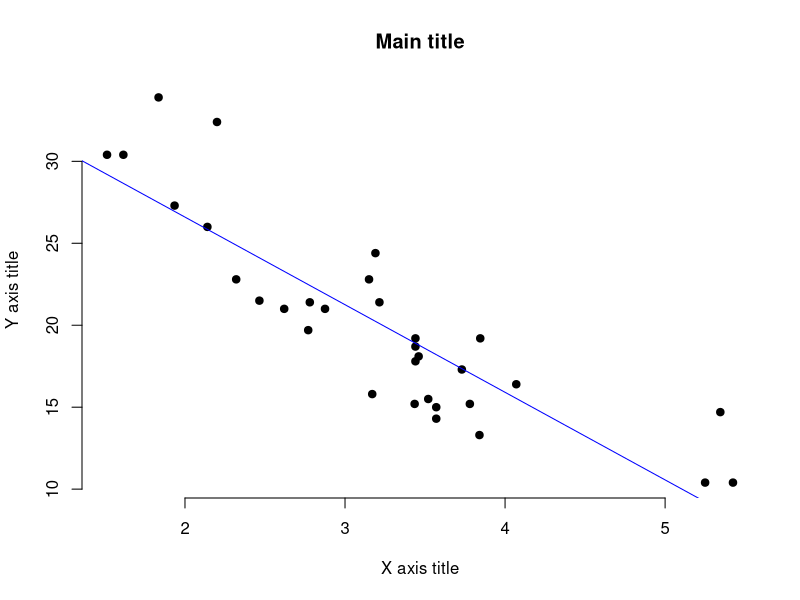
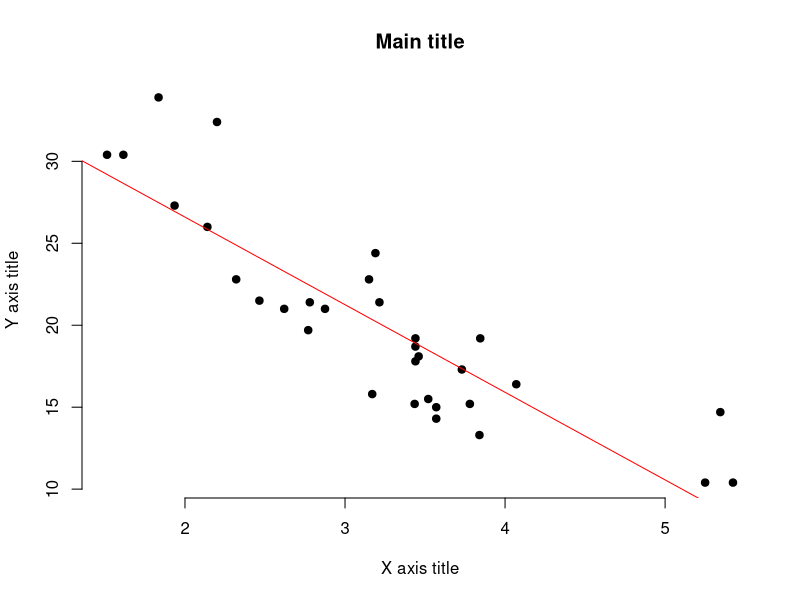
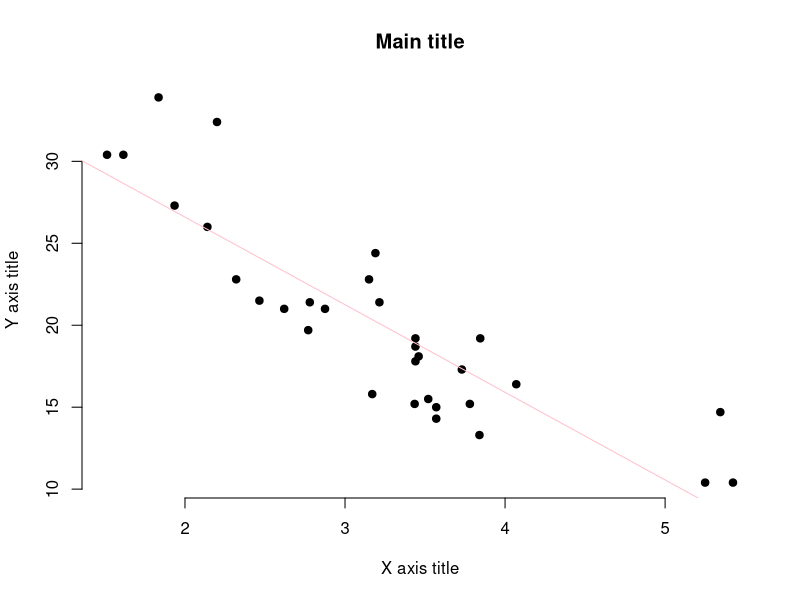
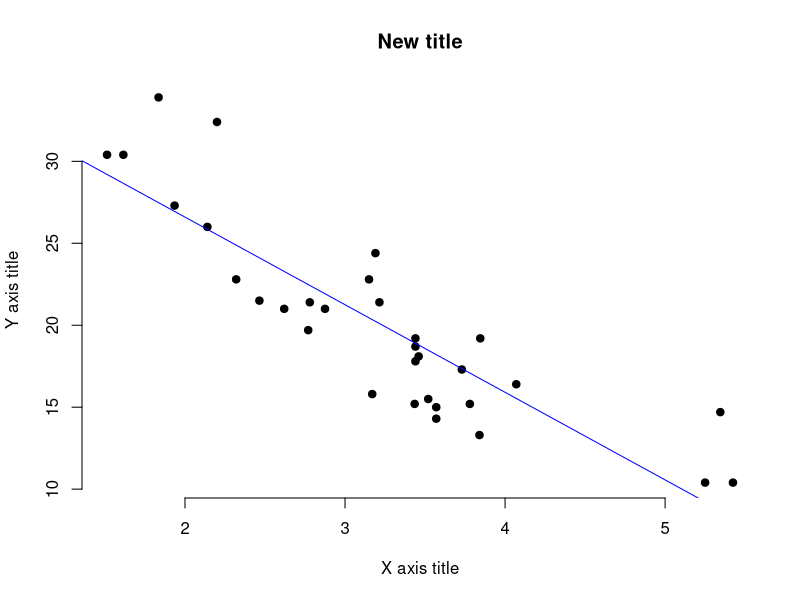
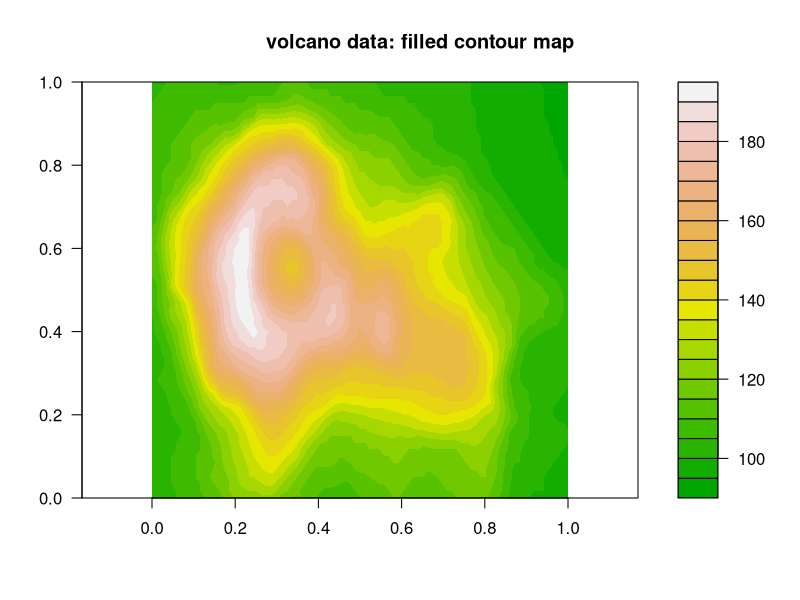
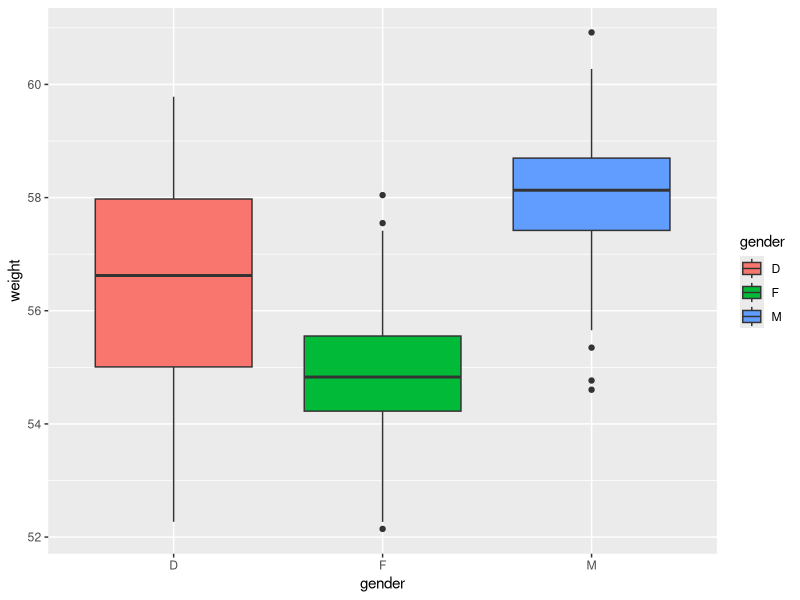
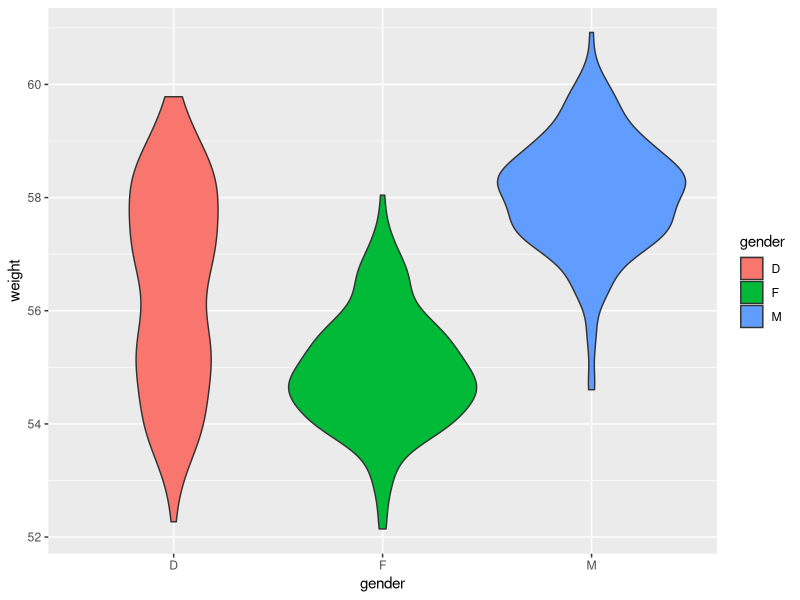
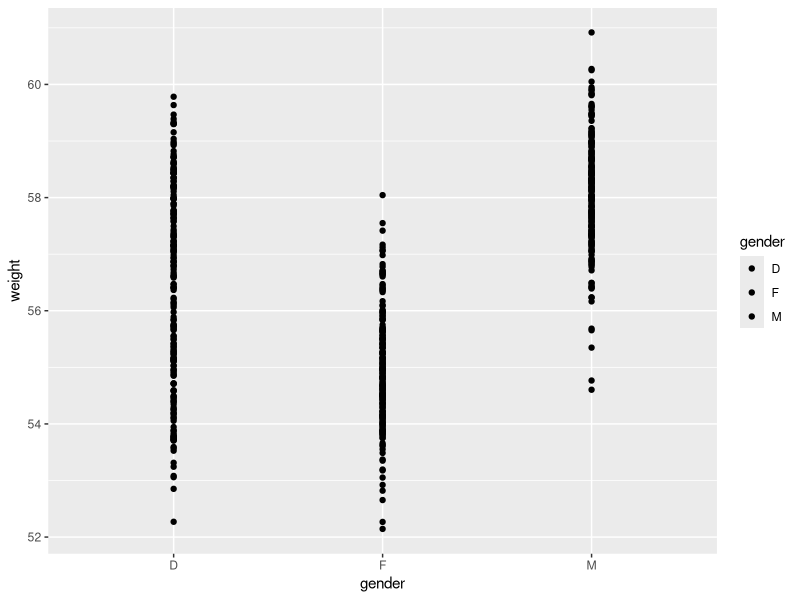

Write R code to recreate these figures, in order.
## ---- chunk 1
#| label: requirements
#| include: false
# load and install necessary R packages
# This is not shown in the html script.

# install necessary R packages
if(!require(dplyr)) install.packages("tidyverse")
# if(!require(cowplot)) install.packages("cowplot")

# load necessary R packages
library(tidyverse)
## ---- chunk 2
data("mtcars")
## ---- chunk 3
help(mtcars)
## ---- chunk 4
head(mtcars)
## ---- chunk 5
x <- mtcars$wt
y <- mtcars$mpg
# Plot with main and axis titles
# Change point shape (pch = 19) and remove frame.
plot(x, y, main = "Main title",
     xlab = "X axis title", ylab = "Y axis title",
     pch = 19, frame = FALSE)
# Add regression line
abline(lm(y ~ x, data = mtcars), col = "blue")
## ---- chunk 6
x <- mtcars$wt
y <- mtcars$mpg
# Plot with main and axis titles
# Change point shape (pch = 19) and remove frame.
plot(x, y, main = "Main title",
     xlab = "X axis title", ylab = "Y axis title",
     pch = 19, frame = FALSE)
# Add regression line
abline(lm(y ~ x, data = mtcars), col = "red")
## ---- chunk 7
x <- mtcars$wt
y <- mtcars$mpg
# Plot with main and axis titles
# Change point shape (pch = 19) and remove frame.
plot(x, y, main = "Main title",
     xlab = "X axis title", ylab = "Y axis title",
     pch = 19, frame = FALSE)
# Add regression line
abline(lm(y ~ x, data = mtcars), col = "pink")
## ---- chunk 8
x <- mtcars$wt
y <- mtcars$mpg
# Plot with main and axis titles
# Change point shape (pch = 19) and remove frame.
plot(x, y, main = "New title",
     xlab = "X axis title", ylab = "Y axis title",
     pch = 19, frame = FALSE)
# Add regression line
abline(lm(y ~ x, data = mtcars), col = "blue")
## ---- chunk 9
data("volcano")
library(grDevices)
library(graphics)
filled.contour(volcano, color.palette = terrain.colors, asp = 1)
title(main = "volcano data: filled contour map")
## ---- chunk 10
library(ggplot2)
## ---- chunk 11
set.seed(1234)
wdata = data.frame(
        gender = factor(rep(c("F", "M", "D"), each=200)),
        weight = c(rnorm(200, 55), rnorm(200, 58), c(rnorm(100, 55), rnorm(100, 58))))
head(wdata)
## ---- chunk 12
# Basic box plot from data frame
ggplot(data = wdata, aes(x = gender, y = weight, fill = gender)) + 
         geom_boxplot()
## ---- chunk 13
ggplot(data = wdata, aes(x = gender, y = weight, fill = gender)) + 
         geom_violin()
## ---- chunk 14
# Basic bar plot from data frame
ggplot(data = wdata, aes(x = gender, y = weight, fill = gender)) + 
         geom_point()
## ---- chunk 15
# library
library(ggridges)
library(ggplot2)
 
# Diamonds dataset is provided by R natively
#head(diamonds)
 
# basic example
ggplot(diamonds, aes(x = price, y = cut, fill = cut)) +
  geom_density_ridges() +
  theme_ridges() + 
  theme(legend.position = "none")
## ---- chunk 16
data(iris)
head(iris)
## ---- chunk 17
ggplot(iris, aes(x = Sepal.Length)) +
  geom_histogram(binwidth = 0.5)
## ---- chunk 18
1 + 1
## ---- chunk 19
#| echo: false
2 * 2
## ---- chunk 20
#| label: setup
#| include: false

library(tidyverse)
data(diamonds)

smaller <- diamonds |> 
  filter(carat <= 2.5)
## ---- chunk 21
#| label: plot-smaller-diamonds
#| echo: false

smaller |> 
  ggplot(aes(x = carat)) + 
  geom_freqpoly(binwidth = 0.01)
## ---- chunk 22
plot(diamonds$clarity, diamonds$carat)
## ---- chunk 23
head(diamonds)
